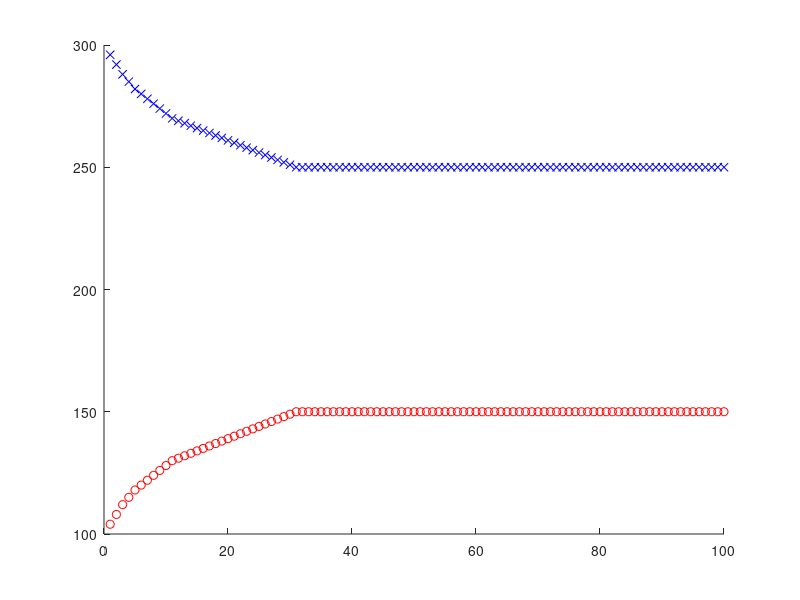

Source code (MATLAB):
clf
hold on

a = 300
b = 100

for i=1:100
   froma = round(0.03 * a);
   fromb = round(0.05 * b);
   a = a - froma + fromb;
   b = b - fromb + froma;
   % fprintf('%f\t%f\n', a, b)
   plot(i, a, 'bx')
   plot(i, b, 'ro')
end
